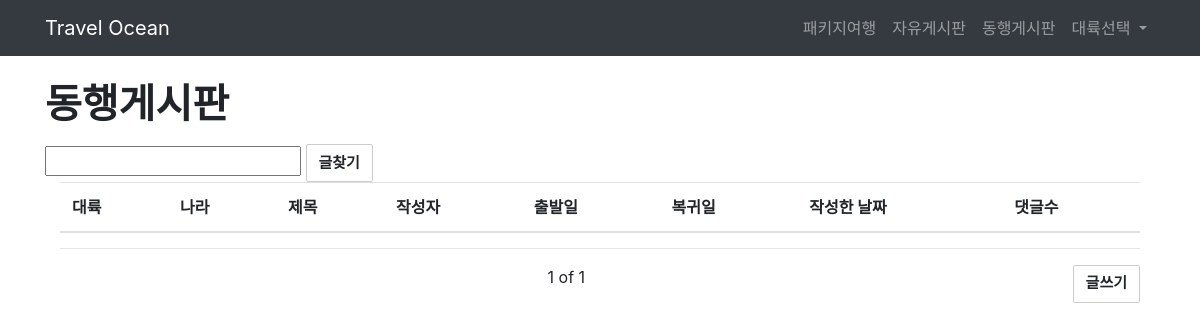
Page /company/companytest/ on the earlier database version.
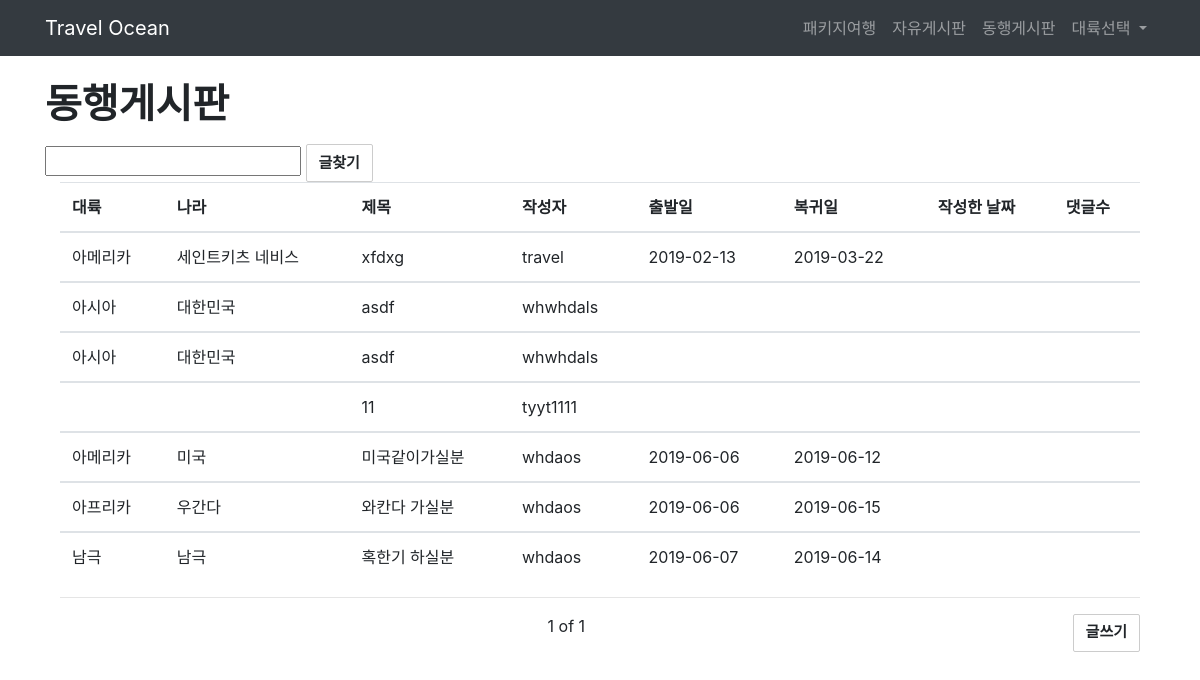
Same page on the later database version.
### company/models.py (models this page shows, shortened)
class Continent_blog(models.Model):
    title = models.CharField(max_length=30)
    content = models.TextField()
    author = models.ForeignKey(User, on_delete=models.CASCADE)
    continent = models.CharField(max_length=30, null=False)
    country = models.CharField(max_length=30, null=False)
    hashtag = models.CharField(max_length=10, null=False)
    start_at = models.CharField(max_length=40, null=False)
    comeback_at = models.CharField(max_length=40, null=False)
    created_at = models.DateTimeField(auto_now_add=True)
    updated_at = models.DateTimeField(auto_now=True)
    class Meta:
        ordering=['-id']

### index/models.py (models this page shows)
class User(AbstractUser):
    name = models.CharField(max_length=10)
    phone = models.CharField(max_length=15)
    birth = models.CharField(max_length=10)

### company/views.py (the view)
# urls.py: path('companytest/', views.companygogo, name="companytest"),
def companygogo(request):
    blogs = Continent_blog.objects.all()
    list = request.GET.get("list")
    CL = request.GET.get("countrylist")
    if list:
        blogs = blogs.filter(title__contains=list)
    if CL:
        blogs = blogs.filter(country__contains=CL)
    paginator = Paginator(blogs, 10)
    page = request.GET.get('page')
    posts = paginator.get_page(page)
    return render(request, "companytest.html", {'blogs':blogs, 'posts':posts})

### company/company/templates/companytest.html (shortened to what this page needs)
{% extends 'base.html' %}
{% load staticfiles %}
    {% block content %}
             <div class="container">
    <h1 class="mt-4 mb-3"><b>동행게시판</b></h1>
          <form action="">
                <input type="text" name="list" >
                <input type="submit" value="글찾기" class = "btn btn-default">
          </form>
      <div class="container">
      <table class ="table table-hover">
        <thead>
          <tr>
            <th>대륙</th>
            <th>나라</th>
              <th>제목</th>
            <th>작성자</th>
            <th>출발일</th>
            <th>복귀일</th>
            <th>작성한 날짜</th>
            <th>댓글수</th>
          </tr>
        </thead>
        <tbody>
        <tr>
            {% for continent_list in posts %}
          <td>{{ continent_list.continent }}</td>
          <td>{{ continent_list.country }}</td>
          <td>{{ continent_list.title }}</td>
          <td>{{ continent_list.author }}</td>
          <td>{{ continent_list.start_at }}</td>
          <td>{{ continent_list.comeback_at }}</td>
          <td>{{ continent_list.create_at }}</td>
        </tr>
        </tbody>
                      {% endfor %}
      </table>
      <hr/>
      <a class = "btn btn-default pull-right" href="{% url 'continentcreatego' %}">글쓰기</a>
      <div class = "text-center">
            <span>{{posts.number}}</span>
            <span>of</span>
            <span>{{posts.paginator.num_pages}}</span>
      </div>
    </div>
    </div>
    {% endblock %}

Differences in the rows shown:
added Continent_blog: continent "아메리카", country "세인트키츠 네비스", title "xfdxg", author "travel", start_at "2019-02-13", comeback_at "2019-03-22"
added Continent_blog: continent "아시아", country "대한민국", title "asdf", author "whwhdals"
added Continent_blog: continent "아시아", country "대한민국", title "asdf", author "whwhdals"
added Continent_blog: title "11", author "tyyt1111"
added Continent_blog: continent "아메리카", country "미국", title "미국같이가실분", author "whdaos", start_at "2019-06-06", comeback_at "2019-06-12"
added Continent_blog: continent "아프리카", country "우간다", title "와칸다 가실분", author "whdaos", start_at "2019-06-06", comeback_at "2019-06-15"
added Continent_blog: continent "남극", country "남극", title "혹한기 하실분", author "whdaos", start_at "2019-06-07", comeback_at "2019-06-14"
